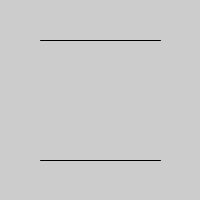
Frame 1 (no input)
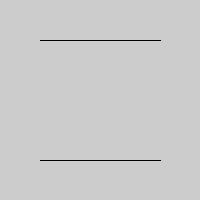
Frame 60 (the mouse pressed at the canvas centre just before this capture)
Frame 120 (the mouse held since frame 60 and released just before this capture): identical to frame 60, image omitted

The Processing sketch that drew these frames (run headless with seeded random() and noise(); from frame 60 on, the mouse is pressed at the canvas centre):

// Processing sketch: vertexs_method_5
// ── vertexs_method_5.pde
void setup() {
  size(200, 200);
}

void draw() {
  beginShape(LINES);

  vertex(40, 40);

  vertex(160, 40);

  vertex(160, 160);

  vertex(40, 160);

  endShape();
}
